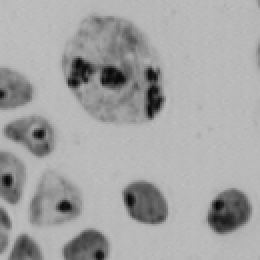
%> input picture binaryzacja/obiekty.bmp, 130 x 130 px (shown 2 times larger)
$ octave lab5obiekty.m   (GNU Octave 9; MATLAB toolbox functions it lacks are replaced by stand-ins)
%> lines starting %> are read from the running program, lines starting %| are printed output that depends on the picture; in (x1, y1, x2, y2) boxes, pixels count from 0 and x2, y2 are one past the last pixel; in counts of white or black regions, pixels touching at a corner belong together; the program's own positions count from 1
### binaryzacja/clusterKittler.m
%% Wyznaczenie progu binaryzacji metoda CLUSTER KITTLER

% Autor: Tomasz Kryjak
% Laboratorium Biocybernetyki AGH
% Utworzono            : 08.09.2009
% Ostatnia modyfikajca : 08.09.2009


function Topt = clusterKittler(obraz)

    [H x] = imhist(obraz);

    p = H / sum(H);

    w_k = cumsum(p);
    mi_k = cumsum(p .* (1:256)');


    w_0 = w_k;
    w_1 = 1 -w_k;

    mi_0 = mi_k ./ w_k;
    mi_T = mi_k(end);
    mi_1 = (mi_T-mi_k)./(1-w_k);

    for T= 1:1:256
        o_0(T) = sum( (((1:T)' -mi_0(T)).^2) .*p(1:T))./w_0(T);
        o_1(T) = sum( (((T+1:256)' -mi_1(T)).^2) .*p(T+1:256))./w_1(T);
    end

    o_0 = sqrt(o_0);
    o_1 = sqrt(o_1);


    J = 1 + 2*( w_0.*log10(o_0)' + w_1.*log10(o_1)') - 2*(w_0.*log10(w_0)+w_1.*log10(w_1));

    for i = 1:1:256
        if ( J(i) == -Inf)
            J(i) = NaN;
        end
    end

    [value Topt] = min(J);

end

### binaryzacja/entropyYen.m
%% Wyznaczenie progu binaryzacji metoda ENTROPY YEN

% Autor: Tomasz Kryjak
% Laboratorium Biocybernetyki AGH
% Utworzono            : 07.10.2009
% Ostatnia modyfikajca : 07.10.2009

function Topt = entropyYen(obraz)


    % Histogram
    [H x] = imhist(obraz);

    % Gestosc prawdopodobienstwa
    p = H / sum(H);

    % Histogram skumulowany (dystrybuanta)
    P = cumsum(p);

    Hf = zeros(1,256);
    Hb = zeros(1,256);

% Obliczanie Hf i Hb
    for T=1:1:256

        suma = 0;
        for i=1:1:T
            z = (p(i)/P(T))^2;


            % Dystrybuanta = 0 -> Entropia nieskonczona
            if ( p(T) == 0 )
                z = Inf;
            end
            suma = suma + z;
        end
        Hf(T) = -1*log(suma);

        suma = 0;
        for i=T+1:1:256
            z = (p(i)/(1-P(T)))^2;


            % Dystrybuanta = 0 -> Entropia nieskonczona
            if ( p(T) == 1 )
                z = Inf;
            end

            suma = suma + z;
        end
        Hb(T) = -1*log(suma);

    end

    HH = Hf + Hb;
    [v Topt] = max(HH);

    % Zabezpieczenie przed Inf
    while ( v == Inf )
        HH(Topt) = -Inf;
        [v Topt] = max(HH);
    end

    % Korekcja o 1
    Topt = Topt-1;
end

### binaryzacja/lab5obiekty.m
close all;
clearvars;
clc;

rice = imread('obiekty.bmp');
%> rice is the input picture: size 130x130 uint8; min 6, max 192, mean 163.4

ricebw = im2bw(rice, 120/255);
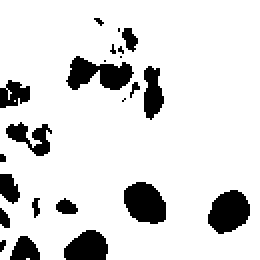
%> ricebw: size 130x130 logical (shown 2 times larger); 86.5% white; 23 black regions (10 under 20 px), largest, box (x1, y1, x2, y2) and area: (33, 28, 67, 45) 344, (62, 91, 83, 112) 338, (104, 95, 125, 117) 336
ricebwotsu = im2bw(rice, graythresh(rice));
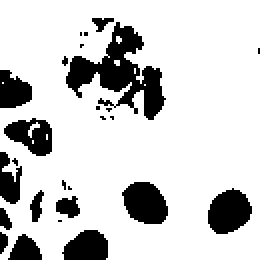
%> ricebwotsu: size 130x130 logical (shown 2 times larger); 81.3% white; 26 black regions (13 under 20 px), largest, box (x1, y1, x2, y2) and area: (33, 11, 83, 60) 981, (104, 94, 126, 117) 370, (61, 91, 84, 112) 367
ricebwkittler = im2bw(rice, clusterKittler(rice)/255);
%> in clusterKittler, `[H x] = imhist(obraz);`: H = 256 values, max 2009 at index 187, min 0 at index 1, mean 66.02; x = 256 values from 0 to 255
%> in clusterKittler, `p = H / sum(H);`: p = 256 values, max 0.119 at index 187, min 0 at index 1, mean 0.00391
%> in clusterKittler, `w_k = cumsum(p);`: w_k = 256 values from 0 to 1
%> in clusterKittler, `mi_k = cumsum(p .* (1:256)');`: mi_k = 256 values from 0 to 164.4
%> in clusterKittler, `w_0 = w_k;`: w_0 = 256 values from 0 to 1
%> in clusterKittler, `w_1 = 1 -w_k;`: w_1 = 256 values, max 1 at index 1, min -4.44e-16 at index 193, mean 0.638
%> in clusterKittler, `mi_T = mi_k(end);`: mi_T = 164.4
%> in clusterKittler, `mi_1 = (mi_T-mi_k)./(1-w_k);`: mi_1 = 256 values, max 193 at index 192, min 0 at index 193, mean 130.7
%> after the loop in clusterKittler, `for T= 1:1:256`: o_1 = 256 values, max 1369.8 at index 1, min 0 at index 193, mean 432.9
%> in clusterKittler, `o_1 = sqrt(o_1);`: o_1 = 256 values, max 37.01 at index 1, min 0 at index 193, mean 15.67
%> in clusterKittler, `[value Topt] = min(J);`: value = 3.17; Topt = 178
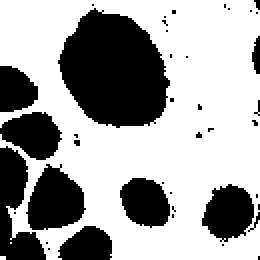
%> ricebwkittler: size 130x130 logical (shown 2 times larger); 63.7% white; 41 black regions (32 under 20 px), largest, box (x1, y1, x2, y2) and area: (29, 4, 85, 64) 2394, (0, 73, 23, 130) 696, (13, 82, 43, 115) 679
ricebwyen = im2bw(rice, entropyYen(rice)/255);
%> in entropyYen, `P = cumsum(p);`: P = 256 values from 0 to 1
%> in entropyYen, `[v Topt] = max(HH);`: v = Inf; Topt = 193
%> the loop in entropyYen, `while ( v == Inf )` made 1 pass
%> (v, Topt) on pass 1: (7, 131)
%> in entropyYen, `Topt = Topt-1;`: Topt = 130
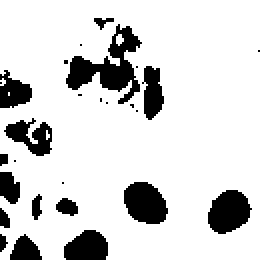
%> ricebwyen: size 130x130 logical (shown 2 times larger); 83.9% white; 27 black regions (12 under 20 px), largest, box (x1, y1, x2, y2) and area: (33, 12, 71, 52) 597, (62, 91, 84, 112) 353, (104, 95, 126, 117) 351

figure(7);
subplot(3,2,1);
imshow(rice);
title('Original');
subplot(3,2,2);
imhist(rice);
title('Histogram');
subplot(3,2,3);
imshow(ricebw);
title(strcat('recznie ',num2str(175/255)));
subplot(3,2,4);
imshow(ricebwotsu);
title(strcat('Otsu ',num2str(graythresh(rice))));
subplot(3,2,5);
imshow(ricebwkittler);
title(strcat('Kittler ',num2str(clusterKittler(rice)/255)));
subplot(3,2,6);
imshow(ricebwyen);
title(strcat('Yen ',num2str(entropyYen(rice)/255)));
%> the loop in entropyYen (call 2), `while ( v == Inf )` made 1 pass
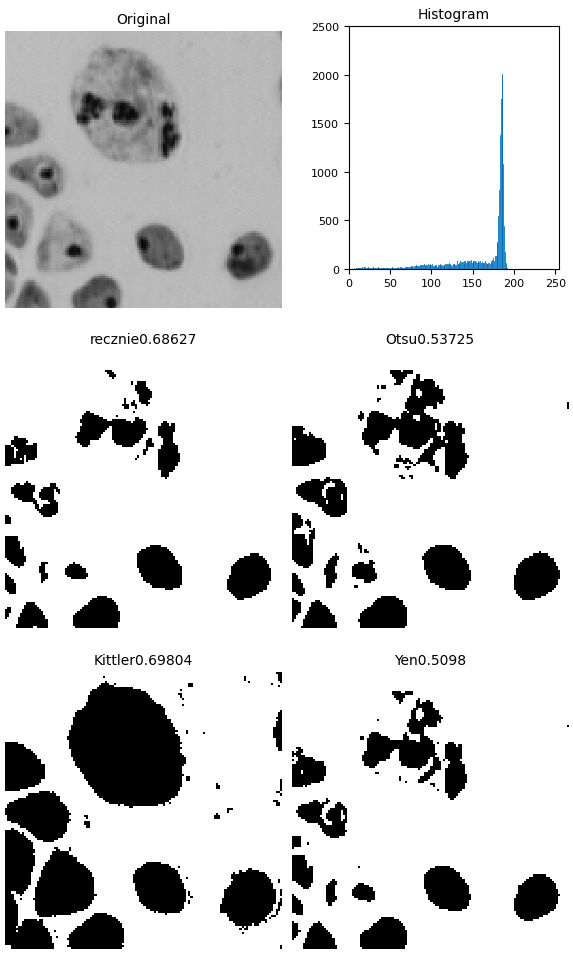
%> figure redrawn from the program's plot data, 6 panels
